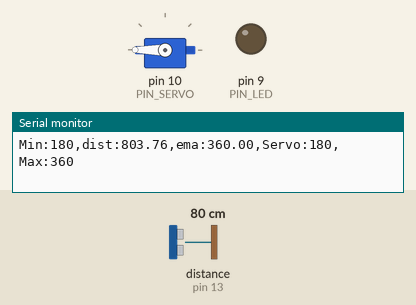
This sketch was run on a simulated Arduino Uno, built with avr-gcc and run on an emulated ATmega328P. Shown: servo, output pins drawn as LEDs (lit = HIGH), the last lines printed to the serial monitor. Wiring (inferred from the names in the program): ultrasonic range finder: trigger pin 12; echo pin 13. The inputs (shaded band) are chosen by the test bench; at power-on: distance to the obstacle (sensor on pin 13) 80 cm. The echo pulse lasts 58.3 µs per cm; pins used as bus, display or sensor lines are not drawn.

Above: at 1.2 s.
1.3 s: distance to the obstacle (sensor on pin 13) set to 35 cm
At 2.6 s:
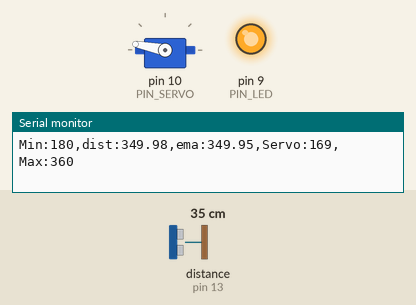
2.9 s: distance to the obstacle (sensor on pin 13) set to 2 cm
At 3.6 s:
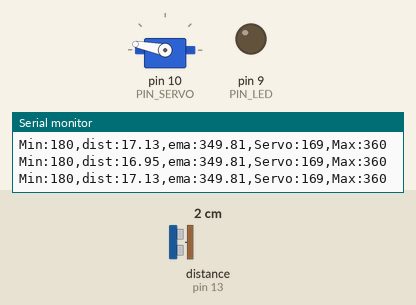
Timing chart, 0 to 5.9 s (numbered marks = the images above; inputs shaded):
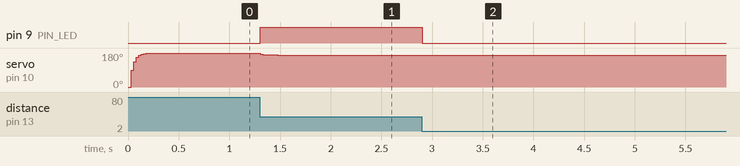

Measured:
- after the input at 1.3 s, pin 9 (PIN_LED): LOW → HIGH at once; servo on pin 10 (PIN_SERVO): 180° → 170° at once, → 169° 0.18 s later
- after the input at 2.9 s, pin 9 (PIN_LED): HIGH → LOW at once

The sketch:

11_practice_1.ino
```cpp
#include <Servo.h>

#define PIN_LED   9
#define PIN_SERVO 10
#define PIN_TRIG  12
#define PIN_ECHO  13

#define SND_VEL 346.0
#define INTERVAL 25
#define PULSE_DURATION 10
#define _DIST_MIN 180
#define _DIST_MAX 360

#define TIMEOUT ((INTERVAL / 2) * 1000.0)
#define SCALE (0.001 * 0.5 * SND_VEL)

#define _EMA_ALPHA 0.5

unsigned long last_sampling_time;
float dist_prev = _DIST_MAX;
float dist_ema;

Servo myservo;

void setup() {
  pinMode(PIN_LED, OUTPUT);
  pinMode(PIN_TRIG, OUTPUT);
  pinMode(PIN_ECHO, INPUT);
  digitalWrite(PIN_TRIG, LOW);

  myservo.attach(PIN_SERVO);
  myservo.write(0);

  Serial.begin(57600);

  dist_ema = _DIST_MIN;
}

void loop() {
  float dist_raw, dist_filtered;

  if (millis() < last_sampling_time + INTERVAL)
    return;

  dist_raw = USS_measure(PIN_TRIG, PIN_ECHO);

  if ((dist_raw < _DIST_MIN) || (dist_raw > _DIST_MAX)) {
    dist_filtered = dist_prev;
    digitalWrite(PIN_LED, LOW);
  } else {
    dist_filtered = dist_raw;
    dist_prev = dist_raw;
    digitalWrite(PIN_LED, HIGH);
  }

  dist_ema = _EMA_ALPHA * dist_filtered + (1.0 - _EMA_ALPHA) * dist_ema;

  int servo_angle = map((int)dist_ema, _DIST_MIN, _DIST_MAX, 0, 180);

  if (servo_angle < 0) servo_angle = 0;
  if (servo_angle > 180) servo_angle = 180;

  myservo.write(servo_angle);

  Serial.print("Min:");    Serial.print(_DIST_MIN);
  Serial.print(",dist:");  Serial.print(dist_raw);
  Serial.print(",ema:");   Serial.print(dist_ema);
  Serial.print(",Servo:"); Serial.print(myservo.read());
  Serial.print(",Max:");   Serial.print(_DIST_MAX);
  Serial.println("");

  last_sampling_time += INTERVAL;
}

float USS_measure(int TRIG, int ECHO)
{
  digitalWrite(TRIG, HIGH);
  delayMicroseconds(PULSE_DURATION);
  digitalWrite(TRIG, LOW);

  float duration = pulseIn(ECHO, HIGH, TIMEOUT);

  if(duration == 0) return _DIST_MAX + 10.0;

  return duration * SCALE;
}
```
